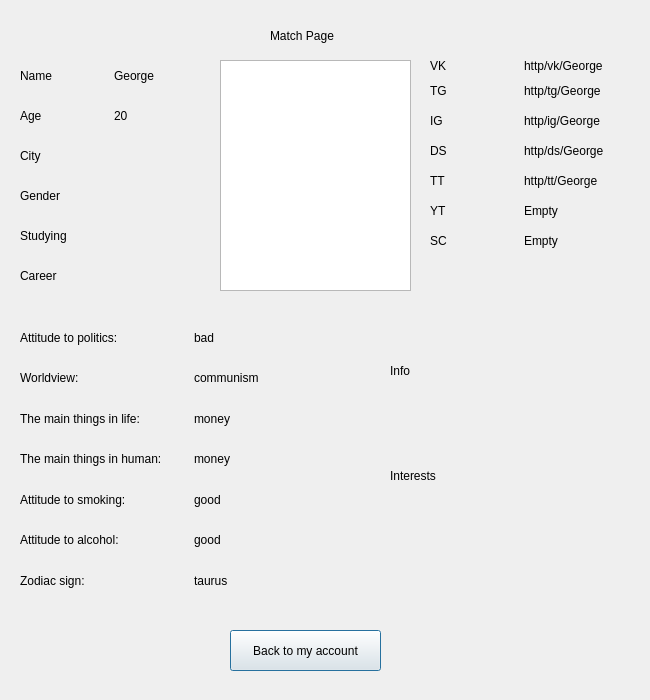
<?xml version="1.0" encoding="UTF-8"?>
<ui version="4.0">
 <class>CheckProfile</class>
 <widget class="QDialog" name="CheckProfile">
  <property name="geometry">
   <rect>
    <x>0</x>
    <y>0</y>
    <width>650</width>
    <height>700</height>
   </rect>
  </property>
  <property name="windowTitle">
   <string>Dialog</string>
  </property>
  <widget class="QWidget" name="layoutWidget">
   <property name="geometry">
    <rect>
     <x>390</x>
     <y>320</y>
     <width>201</width>
     <height>101</height>
    </rect>
   </property>
   <layout class="QHBoxLayout" name="horizontalLayout_9">
    <item>
     <widget class="QLabel" name="Info_2">
      <property name="text">
       <string>Info</string>
      </property>
     </widget>
    </item>
    <item>
     <widget class="QLabel" name="info_2">
      <property name="text">
       <string>&lt;info&gt;</string>
      </property>
     </widget>
    </item>
   </layout>
  </widget>
  <widget class="QPushButton" name="BactToAcc">
   <property name="geometry">
    <rect>
     <x>230</x>
     <y>630</y>
     <width>151</width>
     <height>41</height>
    </rect>
   </property>
   <property name="text">
    <string>Back to my account</string>
   </property>
  </widget>
  <widget class="QWidget" name="layoutWidget_4">
   <property name="geometry">
    <rect>
     <x>20</x>
     <y>180</y>
     <width>181</width>
     <height>31</height>
    </rect>
   </property>
   <layout class="QHBoxLayout" name="horizontalLayout_10">
    <item>
     <widget class="QLabel" name="City_6">
      <property name="text">
       <string>Gender</string>
      </property>
     </widget>
    </item>
    <item>
     <widget class="QLabel" name="city_5">
      <property name="text">
       <string>&lt;gender&gt;</string>
      </property>
     </widget>
    </item>
   </layout>
  </widget>
  <widget class="QLabel" name="MeetingPeople">
   <property name="geometry">
    <rect>
     <x>270</x>
     <y>10</y>
     <width>151</width>
     <height>51</height>
    </rect>
   </property>
   <property name="text">
    <string>Match Page</string>
   </property>
  </widget>
  <widget class="QWidget" name="layoutWidget_2">
   <property name="geometry">
    <rect>
     <x>20</x>
     <y>60</y>
     <width>181</width>
     <height>31</height>
    </rect>
   </property>
   <layout class="QHBoxLayout" name="horizontalLayout_11">
    <item>
     <widget class="QLabel" name="Name_2">
      <property name="text">
       <string>Name</string>
      </property>
     </widget>
    </item>
    <item>
     <widget class="QLabel" name="name_2">
      <property name="text">
       <string>George</string>
      </property>
     </widget>
    </item>
   </layout>
  </widget>
  <widget class="QWidget" name="layoutWidget_7">
   <property name="geometry">
    <rect>
     <x>20</x>
     <y>320</y>
     <width>341</width>
     <height>278</height>
    </rect>
   </property>
   <layout class="QGridLayout" name="gridLayout_2">
    <item row="6" column="0">
     <widget class="QLabel" name="LabeZodiac_2">
      <property name="text">
       <string>Zodiac sign:</string>
      </property>
     </widget>
    </item>
    <item row="2" column="0">
     <widget class="QLabel" name="LabelMainInLife_2">
      <property name="text">
       <string>The main things in life:</string>
      </property>
     </widget>
    </item>
    <item row="4" column="1">
     <widget class="QLabel" name="label_10">
      <property name="text">
       <string>good</string>
      </property>
     </widget>
    </item>
    <item row="4" column="0">
     <widget class="QLabel" name="LabelSmoking_2">
      <property name="text">
       <string>Attitude to smoking:</string>
      </property>
     </widget>
    </item>
    <item row="5" column="1">
     <widget class="QLabel" name="label_9">
      <property name="text">
       <string>good</string>
      </property>
     </widget>
    </item>
    <item row="2" column="1">
     <widget class="QLabel" name="label_11">
      <property name="text">
       <string>money</string>
      </property>
     </widget>
    </item>
    <item row="1" column="1">
     <widget class="QLabel" name="label_14">
      <property name="text">
       <string>communism</string>
      </property>
     </widget>
    </item>
    <item row="0" column="0">
     <widget class="QLabel" name="LabelPolitics_2">
      <property name="text">
       <string>Attitude to politics:</string>
      </property>
     </widget>
    </item>
    <item row="0" column="1">
     <widget class="QLabel" name="label_8">
      <property name="text">
       <string>bad</string>
      </property>
     </widget>
    </item>
    <item row="1" column="0">
     <widget class="QLabel" name="LabelWorldview_2">
      <property name="text">
       <string>Worldview:</string>
      </property>
     </widget>
    </item>
    <item row="3" column="0">
     <widget class="QLabel" name="LabelMainInHuman_2">
      <property name="text">
       <string>The main things in human:</string>
      </property>
     </widget>
    </item>
    <item row="3" column="1">
     <widget class="QLabel" name="label_12">
      <property name="text">
       <string>money</string>
      </property>
     </widget>
    </item>
    <item row="6" column="1">
     <widget class="QLabel" name="label_13">
      <property name="text">
       <string>taurus</string>
      </property>
     </widget>
    </item>
    <item row="5" column="0">
     <widget class="QLabel" name="LabelAlco_2">
      <property name="text">
       <string>Attitude to alcohol:</string>
      </property>
     </widget>
    </item>
   </layout>
  </widget>
  <widget class="QWidget" name="layoutWidget_5">
   <property name="geometry">
    <rect>
     <x>20</x>
     <y>220</y>
     <width>181</width>
     <height>31</height>
    </rect>
   </property>
   <layout class="QHBoxLayout" name="horizontalLayout_12">
    <item>
     <widget class="QLabel" name="City_7">
      <property name="text">
       <string>Studying</string>
      </property>
     </widget>
    </item>
    <item>
     <widget class="QLabel" name="city_6">
      <property name="text">
       <string>&lt;studying&gt;</string>
      </property>
     </widget>
    </item>
   </layout>
  </widget>
  <widget class="QWidget" name="layoutWidget_6">
   <property name="geometry">
    <rect>
     <x>20</x>
     <y>260</y>
     <width>181</width>
     <height>31</height>
    </rect>
   </property>
   <layout class="QHBoxLayout" name="horizontalLayout_13">
    <item>
     <widget class="QLabel" name="City_8">
      <property name="text">
       <string>Career</string>
      </property>
     </widget>
    </item>
    <item>
     <widget class="QLabel" name="city_7">
      <property name="text">
       <string>&lt;career&gt;</string>
      </property>
     </widget>
    </item>
   </layout>
  </widget>
  <widget class="QWidget" name="layoutWidget_3">
   <property name="geometry">
    <rect>
     <x>20</x>
     <y>100</y>
     <width>181</width>
     <height>31</height>
    </rect>
   </property>
   <layout class="QHBoxLayout" name="horizontalLayout_14">
    <item>
     <widget class="QLabel" name="City_9">
      <property name="text">
       <string>Age</string>
      </property>
     </widget>
    </item>
    <item>
     <widget class="QLabel" name="age_2">
      <property name="text">
       <string>20</string>
      </property>
     </widget>
    </item>
   </layout>
  </widget>
  <widget class="QGraphicsView" name="PhotoOfStranger">
   <property name="geometry">
    <rect>
     <x>220</x>
     <y>60</y>
     <width>191</width>
     <height>231</height>
    </rect>
   </property>
  </widget>
  <widget class="QWidget" name="layoutWidget_8">
   <property name="geometry">
    <rect>
     <x>20</x>
     <y>140</y>
     <width>181</width>
     <height>31</height>
    </rect>
   </property>
   <layout class="QHBoxLayout" name="horizontalLayout_15">
    <item>
     <widget class="QLabel" name="City_10">
      <property name="text">
       <string>City</string>
      </property>
     </widget>
    </item>
    <item>
     <widget class="QLabel" name="city_8">
      <property name="text">
       <string>&lt;city&gt;</string>
      </property>
     </widget>
    </item>
   </layout>
  </widget>
  <widget class="QWidget" name="layoutWidget_9">
   <property name="geometry">
    <rect>
     <x>390</x>
     <y>420</y>
     <width>201</width>
     <height>111</height>
    </rect>
   </property>
   <layout class="QHBoxLayout" name="horizontalLayout_16">
    <item>
     <widget class="QLabel" name="Interests_2">
      <property name="text">
       <string>Interests</string>
      </property>
     </widget>
    </item>
    <item>
     <widget class="QLabel" name="interests_2">
      <property name="text">
       <string>&lt;interests&gt;</string>
      </property>
     </widget>
    </item>
   </layout>
  </widget>
  <widget class="QWidget" name="layoutWidget_11">
   <property name="geometry">
    <rect>
     <x>430</x>
     <y>230</y>
     <width>181</width>
     <height>21</height>
    </rect>
   </property>
   <layout class="QHBoxLayout" name="horizontalLayout_37">
    <item>
     <widget class="QLabel" name="labelSC_3">
      <property name="text">
       <string>SC</string>
      </property>
     </widget>
    </item>
    <item>
     <widget class="QLabel" name="label_21">
      <property name="text">
       <string>Empty</string>
      </property>
     </widget>
    </item>
   </layout>
  </widget>
  <widget class="QWidget" name="">
   <property name="geometry">
    <rect>
     <x>430</x>
     <y>80</y>
     <width>181</width>
     <height>21</height>
    </rect>
   </property>
   <layout class="QHBoxLayout" name="horizontalLayout_32">
    <item>
     <widget class="QLabel" name="labeTG_3">
      <property name="text">
       <string>TG</string>
      </property>
     </widget>
    </item>
    <item>
     <widget class="QLabel" name="label_16">
      <property name="text">
       <string>http/tg/George</string>
      </property>
     </widget>
    </item>
   </layout>
  </widget>
  <widget class="QWidget" name="">
   <property name="geometry">
    <rect>
     <x>430</x>
     <y>110</y>
     <width>181</width>
     <height>21</height>
    </rect>
   </property>
   <layout class="QHBoxLayout" name="horizontalLayout_33">
    <item>
     <widget class="QLabel" name="labelIg_3">
      <property name="text">
       <string>IG</string>
      </property>
     </widget>
    </item>
    <item>
     <widget class="QLabel" name="label_17">
      <property name="text">
       <string>http/ig/George</string>
      </property>
     </widget>
    </item>
   </layout>
  </widget>
  <widget class="QWidget" name="">
   <property name="geometry">
    <rect>
     <x>430</x>
     <y>55</y>
     <width>181</width>
     <height>21</height>
    </rect>
   </property>
   <layout class="QHBoxLayout" name="horizontalLayout_31">
    <item>
     <widget class="QLabel" name="labelVK_3">
      <property name="text">
       <string>VK</string>
      </property>
     </widget>
    </item>
    <item>
     <widget class="QLabel" name="label_15">
      <property name="text">
       <string>http/vk/George</string>
      </property>
     </widget>
    </item>
   </layout>
  </widget>
  <widget class="QWidget" name="">
   <property name="geometry">
    <rect>
     <x>430</x>
     <y>140</y>
     <width>181</width>
     <height>21</height>
    </rect>
   </property>
   <layout class="QHBoxLayout" name="horizontalLayout_34">
    <item>
     <widget class="QLabel" name="labelDS_3">
      <property name="text">
       <string>DS</string>
      </property>
     </widget>
    </item>
    <item>
     <widget class="QLabel" name="label_18">
      <property name="text">
       <string>http/ds/George</string>
      </property>
     </widget>
    </item>
   </layout>
  </widget>
  <widget class="QWidget" name="">
   <property name="geometry">
    <rect>
     <x>430</x>
     <y>200</y>
     <width>181</width>
     <height>21</height>
    </rect>
   </property>
   <layout class="QHBoxLayout" name="horizontalLayout_36">
    <item>
     <widget class="QLabel" name="label_20">
      <property name="text">
       <string>YT</string>
      </property>
     </widget>
    </item>
    <item>
     <widget class="QLabel" name="label_57">
      <property name="text">
       <string>Empty</string>
      </property>
     </widget>
    </item>
   </layout>
  </widget>
  <widget class="QWidget" name="">
   <property name="geometry">
    <rect>
     <x>430</x>
     <y>170</y>
     <width>181</width>
     <height>21</height>
    </rect>
   </property>
   <layout class="QHBoxLayout" name="horizontalLayout_38">
    <item>
     <widget class="QLabel" name="labelTT_3">
      <property name="text">
       <string>TT</string>
      </property>
     </widget>
    </item>
    <item>
     <widget class="QLabel" name="label_19">
      <property name="text">
       <string>http/tt/George</string>
      </property>
     </widget>
    </item>
   </layout>
  </widget>
 </widget>
 <resources/>
 <connections/>
</ui>
